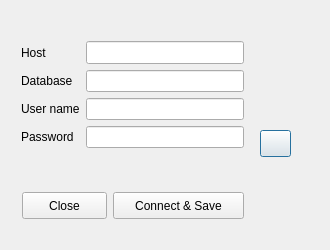
<?xml version="1.0" encoding="UTF-8"?>
<ui version="4.0">
 <class>Dialog</class>
 <widget class="QDialog" name="Dialog">
  <property name="geometry">
   <rect>
    <x>0</x>
    <y>0</y>
    <width>330</width>
    <height>250</height>
   </rect>
  </property>
  <property name="sizePolicy">
   <sizepolicy hsizetype="Fixed" vsizetype="Fixed">
    <horstretch>0</horstretch>
    <verstretch>0</verstretch>
   </sizepolicy>
  </property>
  <property name="minimumSize">
   <size>
    <width>330</width>
    <height>250</height>
   </size>
  </property>
  <property name="maximumSize">
   <size>
    <width>330</width>
    <height>250</height>
   </size>
  </property>
  <property name="windowTitle">
   <string>Set Postgres Connection</string>
  </property>
  <widget class="QWidget" name="layoutWidget">
   <property name="geometry">
    <rect>
     <x>21</x>
     <y>41</y>
     <width>223</width>
     <height>138</height>
    </rect>
   </property>
   <layout class="QFormLayout" name="formLayout">
    <item row="0" column="0">
     <widget class="QLabel" name="lblHost">
      <property name="text">
       <string>Host</string>
      </property>
     </widget>
    </item>
    <item row="0" column="1">
     <widget class="QLineEdit" name="lineHost">
      <property name="font">
       <font>
        <pointsize>10</pointsize>
       </font>
      </property>
     </widget>
    </item>
    <item row="1" column="0">
     <widget class="QLabel" name="lblDatabase">
      <property name="text">
       <string>Database</string>
      </property>
     </widget>
    </item>
    <item row="1" column="1">
     <widget class="QLineEdit" name="lineDatabase">
      <property name="font">
       <font>
        <pointsize>9</pointsize>
       </font>
      </property>
     </widget>
    </item>
    <item row="2" column="0">
     <widget class="QLabel" name="lblUserName">
      <property name="text">
       <string>User name</string>
      </property>
     </widget>
    </item>
    <item row="2" column="1">
     <widget class="QLineEdit" name="lineUserName"/>
    </item>
    <item row="3" column="0">
     <widget class="QLabel" name="lblPassword">
      <property name="text">
       <string>Password</string>
      </property>
     </widget>
    </item>
    <item row="3" column="1">
     <widget class="QLineEdit" name="linePassword">
      <property name="echoMode">
       <enum>QLineEdit::Password</enum>
      </property>
     </widget>
    </item>
   </layout>
  </widget>
  <widget class="QLabel" name="lblConnectedIcon">
   <property name="geometry">
    <rect>
     <x>260</x>
     <y>60</y>
     <width>54</width>
     <height>41</height>
    </rect>
   </property>
   <property name="text">
    <string/>
   </property>
   <property name="pixmap">
    <pixmap>resources/images/connected_icon_40x40.png</pixmap>
   </property>
  </widget>
  <widget class="QLabel" name="lblNotConnectedIcon">
   <property name="geometry">
    <rect>
     <x>260</x>
     <y>50</y>
     <width>51</width>
     <height>51</height>
    </rect>
   </property>
   <property name="text">
    <string/>
   </property>
   <property name="pixmap">
    <pixmap>resources/images/disconnected_icon_40x40.png</pixmap>
   </property>
  </widget>
  <widget class="QPushButton" name="btnPasswordShow">
   <property name="geometry">
    <rect>
     <x>260</x>
     <y>130</y>
     <width>31</width>
     <height>27</height>
    </rect>
   </property>
   <property name="text">
    <string/>
   </property>
   <property name="icon">
    <iconset>
     <normaloff>resources/images/show_password_icon.png</normaloff>resources/images/show_password_icon.png</iconset>
   </property>
   <property name="iconSize">
    <size>
     <width>35</width>
     <height>25</height>
    </size>
   </property>
  </widget>
  <widget class="QPushButton" name="btnClose">
   <property name="geometry">
    <rect>
     <x>22</x>
     <y>192</y>
     <width>85</width>
     <height>27</height>
    </rect>
   </property>
   <property name="text">
    <string>Close</string>
   </property>
  </widget>
  <widget class="QPushButton" name="btnConnect">
   <property name="geometry">
    <rect>
     <x>113</x>
     <y>192</y>
     <width>131</width>
     <height>27</height>
    </rect>
   </property>
   <property name="text">
    <string>Connect &amp;&amp; Save</string>
   </property>
  </widget>
 </widget>
 <resources/>
 <connections/>
</ui>
